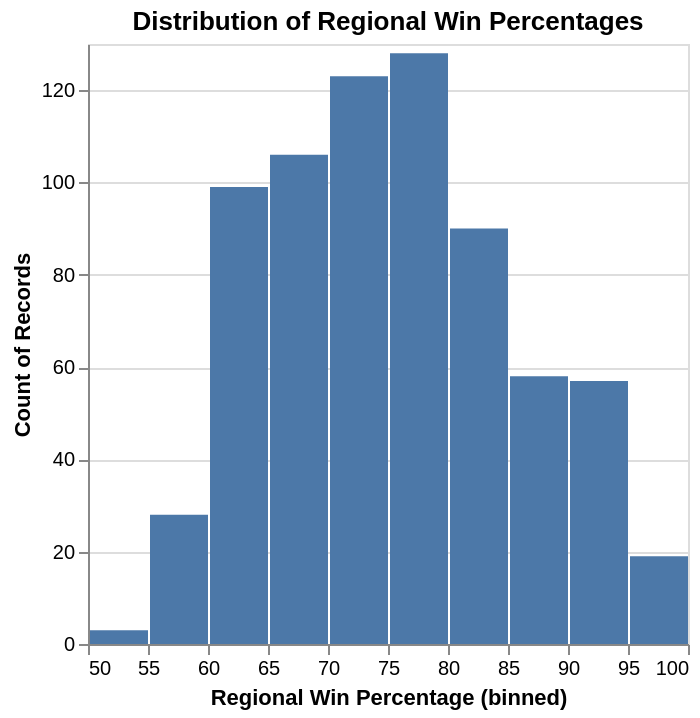

The cell this chart's notebook holds for it:
### Markdown cell above
<div style="background-color: #f0f0f0; padding: 10px;">
    
#### Task 4.4: Plot the distribution of two relevant variables in the raw data (4 points)

- Use `altair` to plot the distribution of one of the numeric variables in your tidied data set.

- Use `altair` to create a visualization showing the relative proportions of each category/level for one of categorical variable in your tidied data set. 

- Clearly label the variable that is being plotted in each plot.

*Notes:* 
- *Be sure the output is as clear as possible, provide an English title along with readable x and y column names*

- *You may also add more code cells to this section*

</div>

### Code cell
import altair as alt
numeric_distribution= alt.Chart(tidy_bball_data, title= "Distribution of Regional Win Percentages").mark_bar().encode(
    x=alt.X("reg_wins_pct").title("Regional Win Percentage (binned)").bin(),
    y="count()"
)
numeric_distribution

### Figure 1 — Vega-Lite specification as saved in the notebook (floating-point values rounded to 4 significant figures; data arrays with more than 128 entries replaced by an {"elided": "..."} marker saying what was removed)
{"config": {"view": {"continuousWidth": 300, "continuousHeight": 300}}, "data": {"name": "data-b6605f44bd2fb6ea08f49fdac434d87f"}, "mark": {"type": "bar"}, "encoding": {"x": {"bin": {}, "field": "reg_wins_pct", "title": "Regional Win Percentage (binned)", "type": "quantitative"}, "y": {"aggregate": "count", "type": "quantitative"}}, "title": "Distribution of Regional Win Percentages", "$schema": "https://vega.github.io/schema/vega-lite/v5.20.1.json", "datasets": {"data-b6605f44bd2fb6ea08f49fdac434d87f": {"elided": "711 records"}}}
